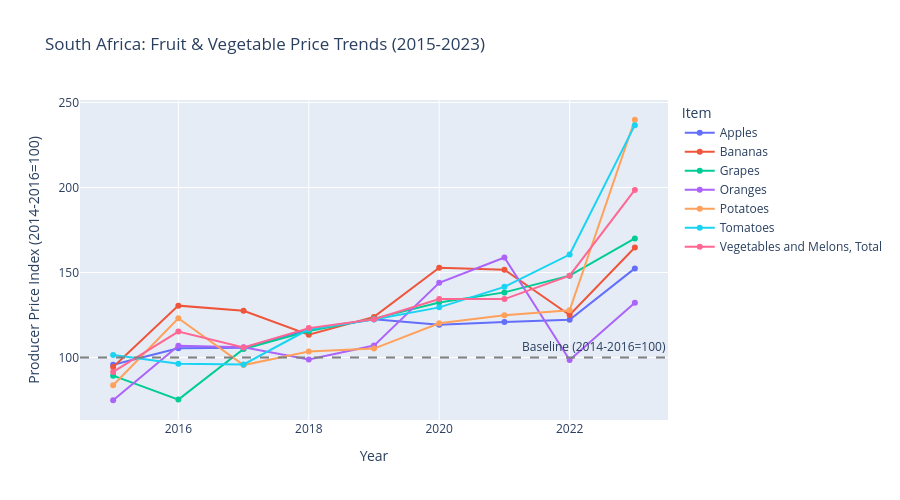

The code cell stored with this chart in its notebook:
### Markdown cell above
🌾 Wheat peaked at 180 in 2022 — directly linked to the Ukraine war since South Africa imports a significant amount of wheat
🌽 Maize is very volatile — dropped to 70 in 2017 (good harvest year) then spiked to 163 in 2022, this is significant since maize is a staple food for millions of South Africans
🥛 Milk shows a steady consistent rise — now 75% above baseline, quietly becoming less affordable
🥩 Meat has risen steadily since 2019 with no sign of coming down
📉 Barley is interesting — it crashed in 2021 then spiked sharply, very volatile

### Code cell
sa_fruit_veg = ['Apples', 'Bananas', 'Oranges', 'Grapes',
                'Tomatoes', 'Potatoes', 'Onions, dry',
                'Vegetables and Melons, Total']

sa_fv = sa_melted[sa_melted['Item'].isin(sa_fruit_veg)]

fig2 = px.line(
    sa_fv,
    x='Year',
    y='PPI',
    color='Item',
    title='South Africa: Fruit & Vegetable Price Trends (2015-2023)',
    labels={'PPI': 'Producer Price Index (2014-2016=100)'},
    markers=True
)
fig2.add_hline(y=100, line_dash='dash', line_color='grey',
               annotation_text='Baseline (2014-2016=100)')
fig2.update_layout(height=500)
fig2.show()

### Figure 1 — Plotly figure (JSON) as saved in the notebook; plotly's stock layout.template omitted (floating-point values rounded to 4 significant figures)
{"data": [{"hovertemplate": "Item=Apples<br>Year=%{x}<br>Producer Price Index (2014-2016=100)=%{y}<extra></extra>", "legendgroup": "Apples", "line": {"color": "#636efa", "dash": "solid"}, "marker": {"symbol": "circle"}, "mode": "lines+markers", "name": "Apples", "orientation": "v", "showlegend": true, "type": "scatter", "x": [2015, 2016, 2017, 2018, 2019, 2020, 2021, 2022, 2023], "xaxis": "x", "y": [95.74, 105.4, 105.8, 116.5, 122.4, 119.3, 120.9, 122.2, 152.4], "yaxis": "y"}, {"hovertemplate": "Item=Bananas<br>Year=%{x}<br>Producer Price Index (2014-2016=100)=%{y}<extra></extra>", "legendgroup": "Bananas", "line": {"color": "#EF553B", "dash": "solid"}, "marker": {"symbol": "circle"}, "mode": "lines+markers", "name": "Bananas", "orientation": "v", "showlegend": true, "type": "scatter", "x": [2015, 2016, 2017, 2018, 2019, 2020, 2021, 2022, 2023], "xaxis": "x", "y": [94.44, 130.5, 127.5, 113.3, 123.9, 152.8, 151.6, 125.0, 164.7], "yaxis": "y"}, {"hovertemplate": "Item=Grapes<br>Year=%{x}<br>Producer Price Index (2014-2016=100)=%{y}<extra></extra>", "legendgroup": "Grapes", "line": {"color": "#00cc96", "dash": "solid"}, "marker": {"symbol": "circle"}, "mode": "lines+markers", "name": "Grapes", "orientation": "v", "showlegend": true, "type": "scatter", "x": [2015, 2016, 2017, 2018, 2019, 2020, 2021, 2022, 2023], "xaxis": "x", "y": [89.28, 75.18, 105.0, 115.5, 122.8, 132.4, 138.3, 148.1, 170.0], "yaxis": "y"}, {"hovertemplate": "Item=Oranges<br>Year=%{x}<br>Producer Price Index (2014-2016=100)=%{y}<extra></extra>", "legendgroup": "Oranges", "line": {"color": "#ab63fa", "dash": "solid"}, "marker": {"symbol": "circle"}, "mode": "lines+markers", "name": "Oranges", "orientation": "v", "showlegend": true, "type": "scatter", "x": [2015, 2016, 2017, 2018, 2019, 2020, 2021, 2022, 2023], "xaxis": "x", "y": [74.81, 106.9, 105.9, 98.79, 107.0, 143.9, 158.8, 98.47, 132.1], "yaxis": "y"}, {"hovertemplate": "Item=Potatoes<br>Year=%{x}<br>Producer Price Index (2014-2016=100)=%{y}<extra></extra>", "legendgroup": "Potatoes", "line": {"color": "#FFA15A", "dash": "solid"}, "marker": {"symbol": "circle"}, "mode": "lines+markers", "name": "Potatoes", "orientation": "v", "showlegend": true, "type": "scatter", "x": [2015, 2016, 2017, 2018, 2019, 2020, 2021, 2022, 2023], "xaxis": "x", "y": [83.61, 123.0, 95.52, 103.5, 105.2, 120.1, 124.8, 127.7, 239.9], "yaxis": "y"}, {"hovertemplate": "Item=Tomatoes<br>Year=%{x}<br>Producer Price Index (2014-2016=100)=%{y}<extra></extra>", "legendgroup": "Tomatoes", "line": {"color": "#19d3f3", "dash": "solid"}, "marker": {"symbol": "circle"}, "mode": "lines+markers", "name": "Tomatoes", "orientation": "v", "showlegend": true, "type": "scatter", "x": [2015, 2016, 2017, 2018, 2019, 2020, 2021, 2022, 2023], "xaxis": "x", "y": [101.5, 96.28, 95.86, 116.6, 122.4, 129.5, 141.5, 160.6, 236.7], "yaxis": "y"}, {"hovertemplate": "Item=Vegetables and Melons, Total<br>Year=%{x}<br>Producer Price Index (2014-2016=100)=%{y}<extra></extra>", "legendgroup": "Vegetables and Melons, Total", "line": {"color": "#FF6692", "dash": "solid"}, "marker": {"symbol": "circle"}, "mode": "lines+markers", "name": "Vegetables and Melons, Total", "orientation": "v", "showlegend": true, "type": "scatter", "x": [2015, 2016, 2017, 2018, 2019, 2020, 2021, 2022, 2023], "xaxis": "x", "y": [91.47, 115.2, 105.8, 117.3, 122.5, 134.3, 134.3, 148.1, 198.6], "yaxis": "y"}], "layout": {"annotations": [{"showarrow": false, "text": "Baseline (2014-2016=100)", "x": 1, "xanchor": "right", "xref": "x domain", "y": 100, "yanchor": "bottom", "yref": "y"}], "height": 500, "legend": {"title": {"text": "Item"}, "tracegroupgap": 0}, "shapes": [{"line": {"color": "grey", "dash": "dash"}, "type": "line", "x0": 0, "x1": 1, "xref": "x domain", "y0": 100, "y1": 100, "yref": "y"}], "title": {"text": "South Africa: Fruit & Vegetable Price Trends (2015-2023)"}, "xaxis": {"anchor": "y", "domain": [0, 1], "title": {"text": "Year"}}, "yaxis": {"anchor": "x", "domain": [0, 1], "title": {"text": "Producer Price Index (2014-2016=100)"}}}}
